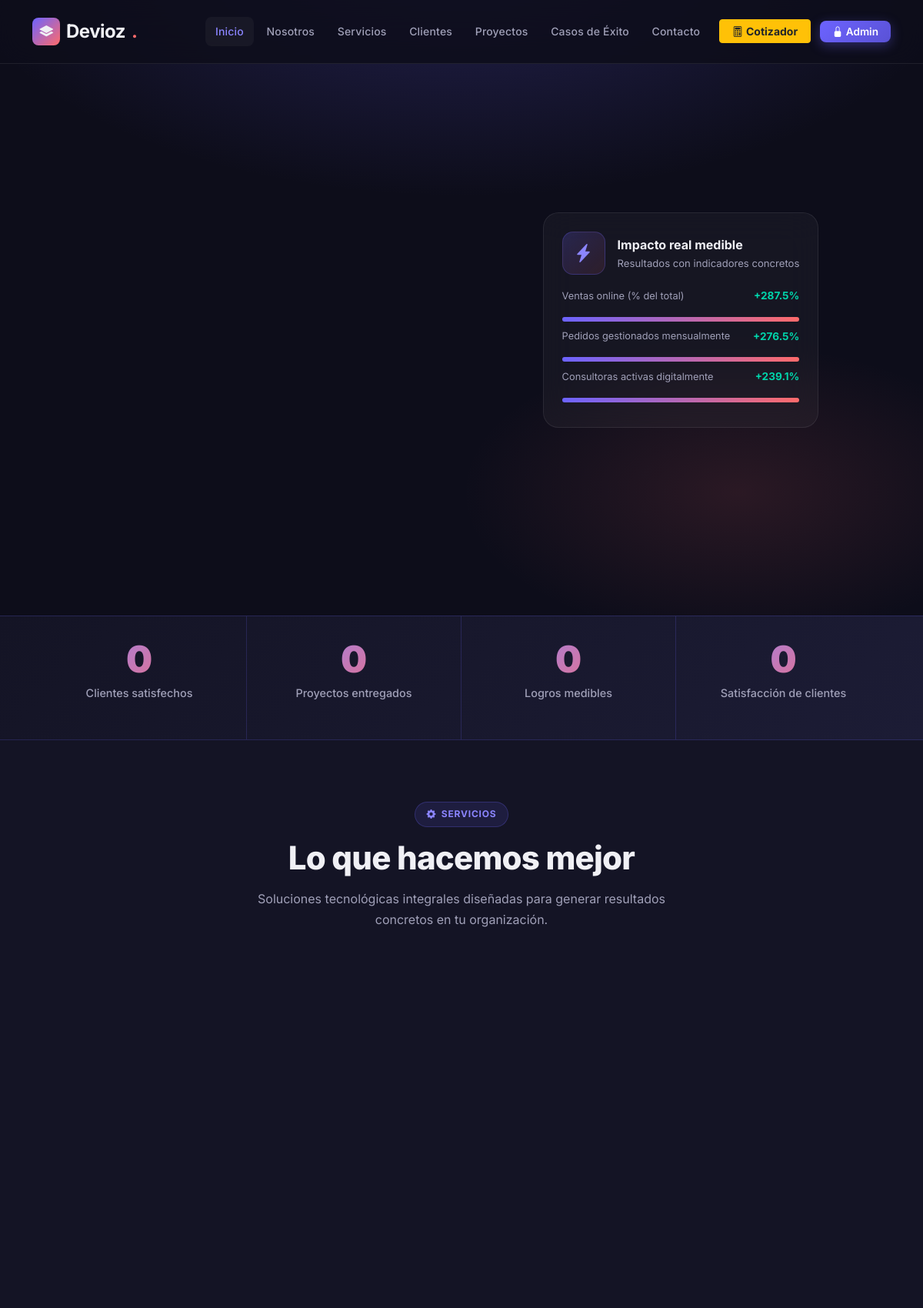
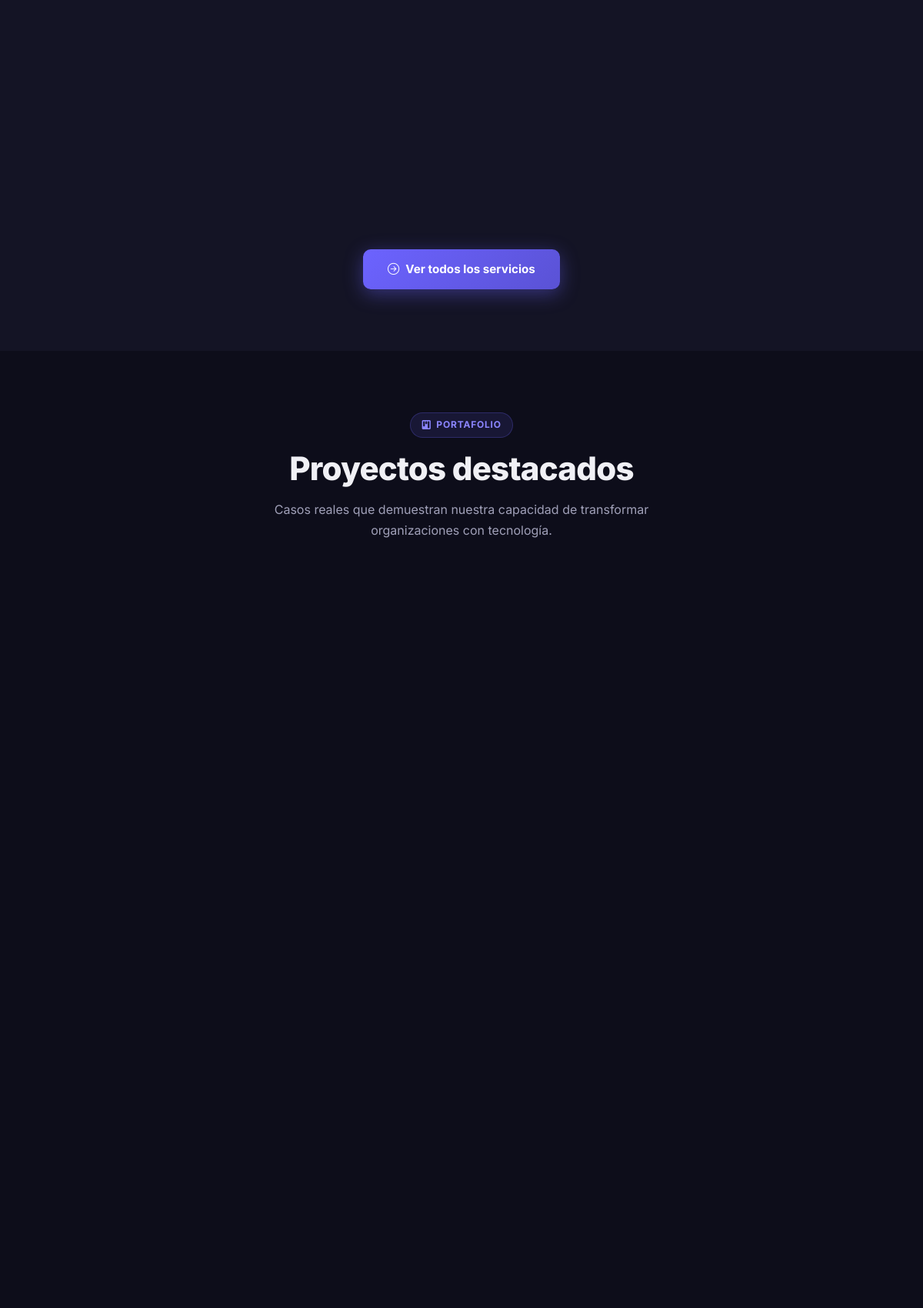
The page / (upper part) on the database its author committed (2 pictures, top to bottom).
### tables this page shows
CREATE TABLE IF NOT EXISTS logros (
    id_logro            INT UNSIGNED AUTO_INCREMENT PRIMARY KEY,
    id_proyecto         INT UNSIGNED NOT NULL,
    titulo              VARCHAR(150) NOT NULL,
    descripcion         TEXT,
    indicador_anterior  DECIMAL(10,2),
    indicador_actual    DECIMAL(10,2),
    porcentaje_mejora   DECIMAL(5,2),
    created_at          TIMESTAMP DEFAULT CURRENT_TIMESTAMP,
    CONSTRAINT fk_logro_proyecto FOREIGN KEY (id_proyecto) REFERENCES proyectos(id_proyecto) ON DELETE CASCADE ON UPDATE CASCADE
);

### index.php (the view, shortened to what this page needs)
<?php
$db = getDB();
$totalClientes  = $db->query("SELECT COUNT(*) FROM clientes WHERE estado = 1")->fetchColumn();
$totalProyectos = $db->query("SELECT COUNT(*) FROM proyectos")->fetchColumn();
$totalLogros    = $db->query("SELECT COUNT(*) FROM logros")->fetchColumn();
$stmtLogros = $db->query("
    SELECT l.*, p.nombre AS proyecto_nombre, c.nombre AS cliente_nombre
    FROM logros l
    INNER JOIN proyectos p ON p.id_proyecto = l.id_proyecto
    INNER JOIN clientes c  ON c.id_cliente  = p.id_cliente
    ORDER BY l.porcentaje_mejora DESC
    LIMIT 4
");
$logros = $stmtLogros->fetchAll();
include 'includes/header.php';
include 'includes/navbar.php';
?>
<section class="hero-section">
    <div class="container">
        <div class="row align-items-center gy-5">
            <div class="col-lg-6">
            </div>
            <div class="col-lg-6">
                <div class="hero-graphic position-relative">
                    <div class="hero-orb hero-orb-1"></div>
                    <div class="hero-orb hero-orb-2"></div>
                    <div class="hero-card-float">
                        <div class="d-flex align-items-center gap-3 mb-3">
                            <div class="service-icon mb-0"><i class="bi bi-lightning-charge-fill"></i></div>
                            <div>
                                <p class="mb-0 fw-bold">Impacto real medible</p>
                                <p class="mb-0" style="font-size:.82rem;color:var(--text-secondary)">Resultados con indicadores concretos</p>
                            </div>
                        </div>
                        <?php foreach (array_slice($logros, 0, 3) as $l): ?>
                        <div class="d-flex align-items-center justify-content-between mb-2">
                            <span style="font-size:.8rem;color:var(--text-secondary);"><?= htmlspecialchars(mb_strimwidth($l['titulo'], 0, 35, '…')) ?></span>
                            <span class="fw-bold" style="color:var(--success);font-size:.85rem;">+<?= number_format($l['porcentaje_mejora'], 1) ?>%</span>
                        </div>
                        <div class="logro-progress">
                            <div class="logro-progress-bar" style="width:<?= min($l['porcentaje_mejora'], 100) ?>%"></div>
                        </div>
                        <?php endforeach; ?>
                    </div>
                </div>
            </div>
        </div>
    </div>
</section>
<section class="stats-section py-0">
    <div class="container">
        <div class="row text-center g-0">
            <div class="col-6 col-md-3 border-end" style="border-color:var(--border)!important">
                <div class="stat-item">
                    <span class="stat-number" data-counter="<?= $totalClientes ?>">0</span>
                    <p class="stat-label">Clientes satisfechos</p>
                </div>
            </div>
            <div class="col-6 col-md-3 border-end" style="border-color:var(--border)!important">
                <div class="stat-item">
                    <span class="stat-number" data-counter="<?= $totalProyectos ?>">0</span>
                    <p class="stat-label">Proyectos entregados</p>
                </div>
            </div>
            <div class="col-6 col-md-3 border-end" style="border-color:var(--border)!important">
                <div class="stat-item">
                    <span class="stat-number" data-counter="<?= $totalLogros ?>">0</span>
                    <p class="stat-label">Logros medibles</p>
                </div>
            </div>
            <div class="col-6 col-md-3">
                <div class="stat-item">
                    <span class="stat-number" data-counter="98" data-suffix="%">0</span>
                    <p class="stat-label">Satisfacción de clientes</p>
                </div>
            </div>
        </div>
    </div>
</section>
<section id="servicios" class="bg-dark-2">
    <div class="container">
        <div class="text-center mb-5">
            <span class="section-badge"><i class="bi bi-gear-fill"></i> Servicios</span>
            <h2 class="section-title">Lo que hacemos mejor</h2>
            <p class="section-subtitle">Soluciones tecnológicas integrales diseñadas para generar resultados concretos en tu organización.</p>
        </div>
        <div class="row g-4">
        </div>
        <div class="text-center mt-5">
            <a href="servicios.php" class="btn-primary-custom">
                <i class="bi bi-arrow-right-circle"></i> Ver todos los servicios
            </a>
        </div>
    </div>
</section>
<section id="proyectos">
    <div class="container">
        <div class="text-center mb-5">
            <span class="section-badge"><i class="bi bi-kanban-fill"></i> Portafolio</span>
            <h2 class="section-title">Proyectos destacados</h2>
            <p class="section-subtitle">Casos reales que demuestran nuestra capacidad de transformar organizaciones con tecnología.</p>
        </div>
        <div class="row g-4">
        </div>
    </div>
</section>
<?php include 'includes/footer.php'; ?>

### assets/css/style.css (style rules this page uses)
:root { --primary: #6C63FF; --primary-dark: #5A52D5; --primary-light: #8B85FF; --accent: #FF6B6B; --accent-dark: #E05555; --dark: #0D0D1A; --dark-2: #141425; --dark-3: #1C1C35; --dark-card: #1A1A2E; --text-primary: #F0F0F5; --text-secondary:#A0A0B8; --text-muted: #6B6B85; --border: rgba(108, 99, 255, 0.2); --glass: rgba(255, 255, 255, 0.04); --glass-border: rgba(255, 255, 255, 0.08); --success: #00D4AA; --warning: #FFB020; --danger: #FF4D6A; --font: 'Inter', sans-serif; --radius: 12px; --radius-lg: 20px; --shadow: 0 8px 32px rgba(0, 0, 0, 0.3); --shadow-lg: 0 20px 60px rgba(0, 0, 0, 0.4); --transition: all 0.3s cubic-bezier(0.4, 0, 0.2, 1); }
*, *::before, *::after { box-sizing: border-box; margin: 0; padding: 0; }
html { scroll-behavior: smooth; }
body { font-family: var(--font); background: var(--dark); color: var(--text-primary); line-height: 1.65; overflow-x: hidden; }
.hero-section { min-height: 100vh; display: flex; align-items: center; position: relative; overflow: hidden; background: radial-gradient(ellipse 80% 60% at 50% -10%, rgba(108, 99, 255, 0.25) 0%, transparent 70%), radial-gradient(ellipse 50% 40% at 80% 80%, rgba(255, 107, 107, 0.12) 0%, transparent 60%), var(--dark); padding: 6rem 0 4rem; }
.btn-primary-custom { background: linear-gradient(135deg, var(--primary), var(--primary-dark)); color: #fff; border: none; padding: 0.85rem 2rem; border-radius: 10px; font-weight: 700; font-size: 0.95rem; transition: var(--transition); box-shadow: 0 6px 24px rgba(108, 99, 255, 0.4); text-decoration: none; display: inline-flex; align-items: center; gap: 0.5rem; }
.hero-graphic { position: relative; display: flex; align-items: center; justify-content: center; }
.hero-card-float { background: var(--glass); border: 1px solid var(--glass-border); border-radius: var(--radius-lg); padding: 1.5rem; backdrop-filter: blur(20px); animation: float 4s ease-in-out infinite; }
.hero-orb { position: absolute; border-radius: 50%; filter: blur(60px); pointer-events: none; z-index: -1; }
.hero-orb-1 { width: 300px; height: 300px; background: rgba(108, 99, 255, 0.3); top: -50px; right: -50px; }
.hero-orb-2 { width: 200px; height: 200px; background: rgba(255, 107, 107, 0.2); bottom: -30px; left: 20px; }
section { padding: 5rem 0; }
.section-badge { display: inline-flex; align-items: center; gap: 0.4rem; background: rgba(108, 99, 255, 0.12); border: 1px solid rgba(108, 99, 255, 0.25); border-radius: 50px; padding: 0.35rem 0.9rem; font-size: 0.75rem; font-weight: 700; color: var(--primary-light); letter-spacing: 0.8px; text-transform: uppercase; margin-bottom: 1rem; }
.section-title { font-size: clamp(1.8rem, 3.5vw, 2.8rem); font-weight: 800; letter-spacing: -0.8px; line-height: 1.15; margin-bottom: 1rem; }
.section-subtitle { font-size: 1rem; color: var(--text-secondary); max-width: 600px; margin: 0 auto; line-height: 1.7; }
.service-icon { width: 56px; height: 56px; background: linear-gradient(135deg, rgba(108, 99, 255, 0.2), rgba(255, 107, 107, 0.1)); border: 1px solid rgba(108, 99, 255, 0.25); border-radius: 14px; display: flex; align-items: center; justify-content: center; font-size: 1.5rem; color: var(--primary-light); margin-bottom: 1.2rem; transition: var(--transition); }
.stats-section { background: linear-gradient(135deg, var(--dark-2), var(--dark-3)); border-top: 1px solid var(--border); border-bottom: 1px solid var(--border); }
.stat-item { text-align: center; padding: 2rem; }
.stat-number { font-size: 3rem; font-weight: 900; background: linear-gradient(135deg, var(--primary-light), var(--accent)); -webkit-background-clip: text; -webkit-text-fill-color: transparent; background-clip: text; line-height: 1; display: block; }
.stat-label { color: var(--text-secondary); font-size: 0.9rem; margin-top: 0.5rem; font-weight: 500; }
.logro-progress { height: 6px; border-radius: 3px; background: var(--dark-3); margin: 1rem 0 0.5rem; }
.logro-progress-bar { height: 100%; border-radius: 3px; background: linear-gradient(90deg, var(--primary), var(--accent)); }
.bg-dark-2 { background: var(--dark-2); }

### rows shown on the page
logros: titulo "Ventas online (% del total)", porcentaje_mejora "287.5"
logros: titulo "Pedidos gestionados mensualmente", porcentaje_mejora "276.5"
logros: titulo "Consultoras activas digitalmente", porcentaje_mejora "239.1"

### other values the page prints
$label "Inicio Nosotros Servicios Clientes Proyectos Casos de Éxito Contacto"
